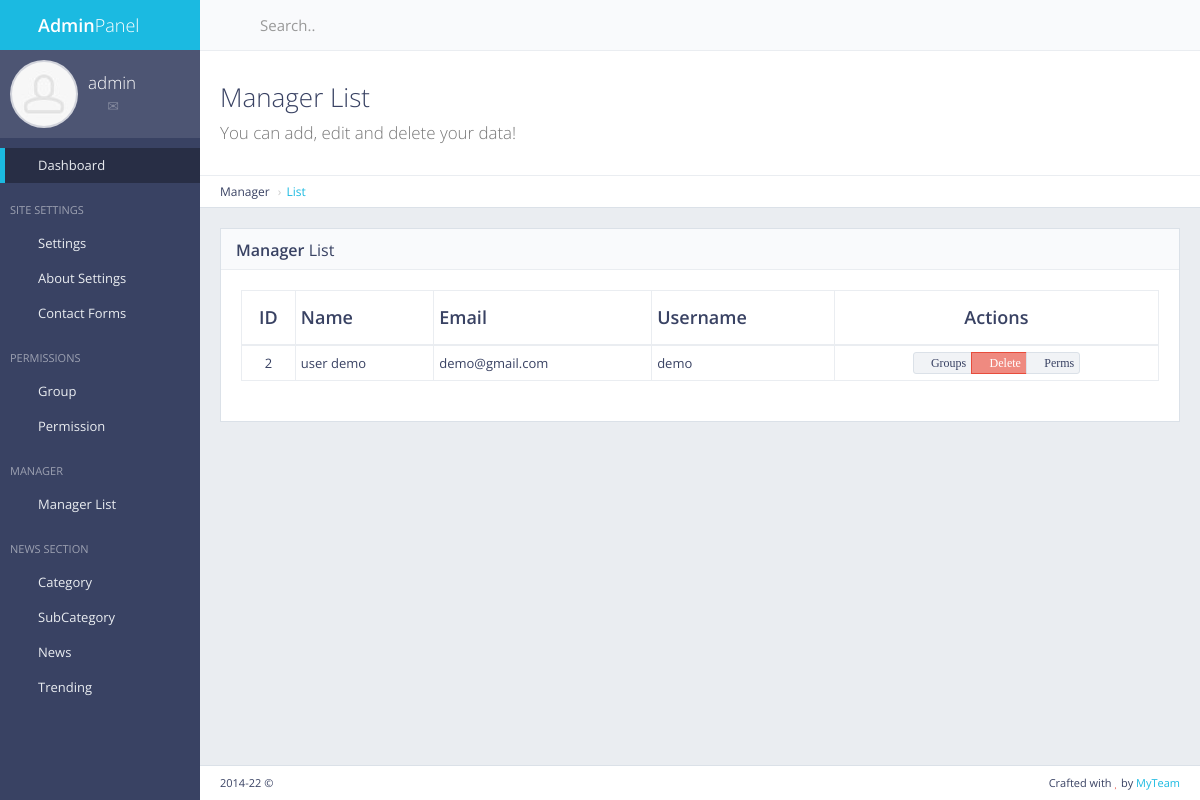
Page /panel/manager/list/ (signed in) on the committed database.
### manager/models.py (models this page shows, shortened)
class Manager(models.Model):
    name = models.CharField(max_length=250)
    utxt = models.TextField()
    email = models.TextField(default="")

### manager/views.py (the view)
# urls.py: re_path(r'panel/manager/list/$', views.manager_list, name='manager_list'),
def manager_list(request):
    if not request.user.is_authenticated :
        return redirect('mylogin')
    perm = 0
    for i in request.user.groups.all():
        if i.name == "masteruser" : perm = 1
    if perm == 0:
        error = "Access Denied"
        return render(request, 'back/error.html', {'error': error})
    manager = Manager.objects.all()
    return render(request, 'back/manager_list.html', {'manager': manager})

### main/templatetags/extera_auth.py (called while the page is built)
@register.filter(name='has_group')
def has_group(user, group_name):
    return user.groups.filter(name=group_name).exists()

### main/templates/back/manager_list.html (shortened to what this page needs)
{% extends 'back/master.html' %}
{% load static %}
{% block mainblock %}
    <div class="content-header">
        <div class="header-section">
            <h1>
                <i class="fa fa-table"></i>Manager List<br><small>You can add, edit and delete your data!</small>
            </h1>
        </div>
    </div>
    <ul class="breadcrumb breadcrumb-top">
        <li>Manager</li>
        <li><a href="/panel/manager/list/">List</a></li>
    </ul>
    <div class="block full">
        <div class="block-title">
            <h2><strong>Manager</strong> List</h2>
        </div>
        <div class="table-responsive">
            <table id="example-datatable" class="table table-vcenter table-condensed table-bordered">
                <thead>
                    <tr>
                        <th class="text-center">ID</th>
                        <th>Name</th>
                        <th>Email</th>
                        <th>Username</th>
                        <th class="text-center">Actions</th>
                    </tr>
                </thead>
                <tbody>
                    {% for cc in manager %}
                    <tr>
                        <td class="text-center">{{ cc.pk }}</td>
                        <td>{{ cc.name }}</td>
                        <td>{{ cc.email }}</td>
                        <td>{{ cc.utxt }}</td>
                        <td class="text-center">
                            <div class="btn-group">
                                <a href="{% url 'users_groups' pk=cc.pk %}" data-toggle="tooltip" title="Groups" class="btn btn-xs btn-default"><i class="fa fa-pencil"> Groups</i></a>
                                <a href="{% url 'manager_del' pk=cc.pk %}" data-toggle="tooltip" title="Delete" class="btn btn-xs btn-danger"><i class="fa fa-times"> Delete</i></a>
                                <a href="{% url 'users_perms' pk=cc.pk %}" data-toggle="tooltip" title="Perms" class="btn btn-xs btn-default"><i class="fa fa-pencil"> Perms</i></a>
                            </div>
                        </td>
                    </tr>
                    {% endfor %}
                </tbody>
            </table>
        </div>
    </div>
{% endblock %}

### main/templates/back/master.html (shortened to what this page needs)
{% load static %}
{% load extera_auth %}
{% if user.is_authenticated%}
<!DOCTYPE html>
 <html class="no-js" lang="en">
    <head>
        <link rel="stylesheet" href="{% static 'back/css/bootstrap.min.css' %}">
        <link rel="stylesheet" href="{% static 'back/css/plugins.css' %}">
        <link rel="stylesheet" href="{% static 'back/css/main.css' %}">
        <link rel="stylesheet" href="{% static 'back/css/themes.css' %}">
    </head>
    <body>
        <div id="page-wrapper">
            <div id="page-container" class="sidebar-partial sidebar-visible-lg sidebar-no-animations">
                <div id="sidebar">
                    <div id="sidebar-scroll">
                        <div class="sidebar-content">
                            <a href="/panel" class="sidebar-brand">
                                <i class="gi gi-flash"></i><span class="sidebar-nav-mini-hide"><strong>Admin</strong>Panel</span>
                            </a>
                            <div class="sidebar-section sidebar-user clearfix sidebar-nav-mini-hide">
                                <div class="sidebar-user-avatar">
                                    <a href="page_ready_user_profile.html">
                                        <img src="{% static 'back/img/placeholders/avatars/avatar2.jpg' %}" alt="avatar">
                                    </a>
                                </div>
                                <div class="sidebar-user-name">{{ request.user }}</div>
                                <div class="sidebar-user-links">
                                    <a href="page_ready_user_profile.html" data-toggle="tooltip" data-placement="bottom" title="Profile"><i class="gi gi-user"></i></a>
                                    <a href="page_ready_inbox.html" data-toggle="tooltip" data-placement="bottom" title="Messages"><i class="gi gi-envelope"></i></a>
                                    <a href="/panel/change/pass/" class="enable-tooltip" data-placement="bottom" title="Settings" ><i class="gi gi-cogwheel"></i></a>
                                    <a href="/logout" data-toggle="tooltip" data-placement="bottom" title="Logout"><i class="gi gi-exit"></i></a>
                                </div>
                            </div>
                            <ul class="sidebar-nav">
                                <li>
                                    <a href="/panel" class=" active"><i class="gi gi-stopwatch sidebar-nav-icon"></i><span class="sidebar-nav-mini-hide">Dashboard</span></a>
                                </li>
                                {% if request.user|has_group:"masteruser" %}
                                <li class="sidebar-header">
                                    <span class="sidebar-header-options clearfix"><a href="javascript:void(0)" data-toggle="tooltip" title="Quick Settings"><i class="gi gi-settings"></i></a></span>
                                    <span class="sidebar-header-title">Site Settings</span>
                                </li>
                                <li>
                                    <a href="/panel/setting" class=" "><i class="gi gi-show_big_thumbnails sidebar-nav-icon"></i><span class="sidebar-nav-mini-hide">Settings</span></a>
                                </li>
                                <li>
                                    <a href="/panel/about/setting" class=" "><i class="gi gi-show_big_thumbnails sidebar-nav-icon"></i><span class="sidebar-nav-mini-hide">About Settings</span></a>
                                </li>
                                <li>
                                    <a href="/panel/contactform" class=" "><i class="gi gi-show_big_thumbnails sidebar-nav-icon"></i><span class="sidebar-nav-mini-hide">Contact Forms</span></a>
                                </li>
                                <li class="sidebar-header">
                                    <span class="sidebar-header-options clearfix"><a href="javascript:void(0)" data-toggle="tooltip" title="Quick Settings"><i class="gi gi-settings"></i></a></span>
                                    <span class="sidebar-header-title">Permissions</span>
                                </li>
                                <li>
                                    <a href="/panel/manager/group/" class=" "><i class="gi gi-show_big_thumbnails sidebar-nav-icon"></i><span class="sidebar-nav-mini-hide">Group</span></a>
                                </li>
                                <li>
                                    <a href="/panel/manager/perms/" class=" "><i class="gi gi-show_big_thumbnails sidebar-nav-icon"></i><span class="sidebar-nav-mini-hide">Permission</span></a>
                                </li>
                                <li class="sidebar-header">
                                    <span class="sidebar-header-options clearfix"><a href="javascript:void(0)" data-toggle="tooltip" title="Quick Settings"><i class="gi gi-settings"></i></a></span>
                                    <span class="sidebar-header-title">Manager</span>
                                </li>
                                <li>
                                    <a href="/panel/manager/list/" class=" "><i class="gi gi-show_big_thumbnails sidebar-nav-icon"></i><span class="sidebar-nav-mini-hide">Manager List</span></a>
                                </li>
                                {% endif %}
                                <li class="sidebar-header">
                                    <span class="sidebar-header-options clearfix"><a href="javascript:void(0)" data-toggle="tooltip" title="Quick Settings"><i class="gi gi-settings"></i></a></span>
                                    <span class="sidebar-header-title">News Section</span>
                                </li>
                                {% if request.user|has_group:"masteruser" %}
                                <li>
                                    <a href="#" class="sidebar-nav-menu"><i class="fa fa-angle-left sidebar-nav-indicator sidebar-nav-mini-hide"></i><i class="gi gi-show_big_thumbnails sidebar-nav-icon"></i><span class="sidebar-nav-mini-hide">Category</span></a>
                                </li>
                                <li>
                                    <a href="#" class="sidebar-nav-menu"><i class="fa fa-angle-left sidebar-nav-indicator sidebar-nav-mini-hide"></i><i class="gi gi-show_big_thumbnails sidebar-nav-icon"></i><span class="sidebar-nav-mini-hide">SubCategory</span></a>
                                </li>
                                {% endif %}
                                <li>
                                    <a href="#" class="sidebar-nav-menu"><i class="fa fa-angle-left sidebar-nav-indicator sidebar-nav-mini-hide"></i><i class="gi gi-show_big_thumbnails sidebar-nav-icon"></i><span class="sidebar-nav-mini-hide">News</span></a>
                                </li>
                                {% if request.user|has_group:"masteruser" %}
                                <li>
                                    <a href="/panel/trending" class=" "><i class="gi gi-show_big_thumbnails sidebar-nav-icon"></i><span class="sidebar-nav-mini-hide">Trending</span></a>
                                </li>
                                {% endif %}
                            </ul>
                        </div>
                    </div>
                </div>
                <div id="main-container">
                    <header class="navbar navbar-default">
                        <ul class="nav navbar-nav-custom">
                            <li>
                                <a href="javascript:void(0)" onclick="App.sidebar('toggle-sidebar');this.blur();">
                                    <i class="fa fa-bars fa-fw"></i>
                                </a>
                            </li>
                        </ul>
                        <form action="page_ready_search_results.html" method="post" class="navbar-form-custom">
                            <div class="form-group">
                                <input type="text" id="top-search" name="top-search" class="form-control" placeholder="Search..">
                            </div>
                        </form>
                    </header>
                    <div id="page-content">
                        {% block mainblock %}
                        {% endblock %}
                    </div>
                    <footer class="clearfix">
                        <div class="pull-right">
                            Crafted with <i class="fa fa-heart text-danger"></i> by <a href="#" target="_blank">MyTeam</a>
                        </div>
                        <div class="pull-left">
                            <span id="year-copy"></span> &copy;
                        </div>
                    </footer>
                </div>
            </div>
        </div>
    </body>
</html>
{% else %}
Please login
{% endif %}

### rows in the picture
Manager: pk "2", name "user demo", email "demo@gmail.com", utxt "demo"

### other values in the picture
{{ request.user }} "admin"
